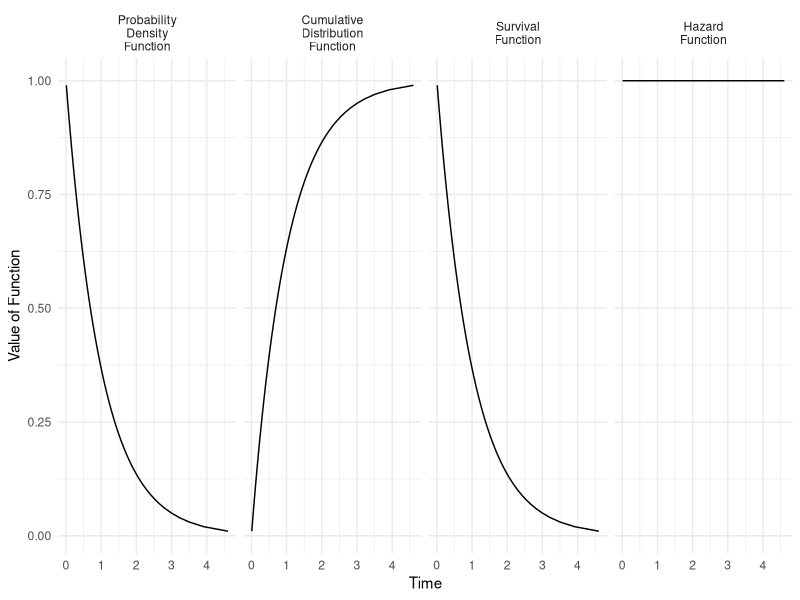

This figure's R source: (Note: this script raises an error after producing the figure.)
## ---- chunk 1
library(tidyverse)
## ---- chunk 2

tibble(p = seq(.01,.99,.01)) |>
  mutate(
    y = qexp(p),
    `Probability\nDensity\nFunction` = dexp(y),
    `Cumulative\nDistribution\nFunction` = pexp(y),
    `Survival\nFunction` = 1 - pexp(y),
    `Hazard\nFunction` = 1
  ) |>
  pivot_longer(cols = -c(1:2)) |>
  mutate(name = fct_relevel(factor(name), c("Probability\nDensity\nFunction","Cumulative\nDistribution\nFunction","Survival\nFunction","Hazard\nFunction"))) |>
  ggplot(aes(x = y, y = value)) +
  geom_line() +
  facet_wrap(~name, nrow = 1) +
  ylab("Value of Function") +
  xlab("Time") +
  theme_minimal()
## ---- chunk 3
simulated <- tibble(id = 1:1000) |>
  mutate(
    # Exponential draws
    t = rexp(n()),
    # Trial cuts off at time 3
    c = t > 3,
    # Observed y is truncated at 3
    t_tilde = ifelse(t > 3, 3, t)
  )
## ---- chunk 4
log_likelihood <- function(log_lambda, data) {
  data |>
    mutate(
      likelihood_i = case_when(
        c == 0 ~ dexp(t_tilde, rate = exp(log_lambda)),
        c == 1 ~ pexp(t_tilde, rate = exp(log_lambda), lower.tail = FALSE)
      )
    ) |>
    summarize(
      log_likelihood = sum(log(likelihood_i))
    ) |>
    pull(log_likelihood)
}
## ---- chunk 5
optimize.out <- optimize(
  log_likelihood,  # function to optimize
  lower = -1,      # lower limit of log_lambda candidates
  upper = 1,       # upper limit of log_lambda candidates
  maximum = TRUE,  # search for maximum
  tol = .01,       # get within tol of truth
  data = simulated # other argument to log_likelihood
)
## ---- chunk 6
log_lambda_hat <- optimize.out$maximum
lambda_hat <- exp(log_lambda_hat) |> print()
## ---- chunk 7
simulated <- tibble(id = 1:1000) |>
  mutate(
    x1 = rnorm(n()),
    x2 = rnorm(n()),
    lambda = exp(-1 + .5 * x1 + .5 * x2),
    t = rexp(n(), rate = lambda),
    # Create censoring at time 3
    c = t > 3,
    t_tilde = ifelse(t > 3, 3, t)
  ) |>
  select(x1, x2, c, t_tilde)
## ---- chunk 8
log_likelihood <- function(parameters, data, formula) {
  
  # Parameters are coefficients
  beta <- parameters
  
  # Get the X matrix
  X <- model.matrix(formula, data = data)
  
  # Calculate lambda values at that parameter vector
  lambda <- exp(X %*% beta)
  
  # Calculate the likelihood
  data |>
    # Create a column with the lambda values for each case
    mutate(lambda = lambda) |>
    summarize(
      # Use the formula from above, translated to code
      log_likelihood = sum(
        (1 - c) * log(dexp(t_tilde, rate = lambda)) + 
          c * log(1 - pexp(t_tilde, rate = lambda))
      )
    ) |>
    # Pull the log likelihood value to return
    pull(log_likelihood)
}
## ---- chunk 9
optim.out <- optim(
  par = c(0,0,0),                # initial parameter values
  fn = log_likelihood,           # function to optimize
  control = list(fnscale = -1),  # find max instead of min
  hessian = TRUE,                # also return the Hessian
  data = simulated,              # passed to log_likelihood
  formula = formula(t_tilde ~ x1 + x2) # passed to log_likelihood
)
## ---- chunk 10
beta_hat <- optim.out$par |> print()
## ---- chunk 11
hessian <- optim.out$hessian
## ---- chunk 12
beta_hat_vcov <- -solve(hessian)
## ---- chunk 13
tibble(
  variable = c("Intercept","x1","x2"),
  beta = beta_hat,
  se = sqrt(diag(beta_hat_vcov))
)
## ---- chunk 14
library(survival)
canned_fit <- survreg(
  Surv(time = t_tilde, event = 1 - c) ~ x1 + x2,
  data = simulated,
  dist = "exponential"
)
summary(canned_fit)
## ---- chunk 15
to_predict <- tibble(x1 = 0, x2 = 1)
## ---- chunk 16
X_new <- model.matrix(~ x1 + x2, data = to_predict)
## ---- chunk 17
lambda_hat <- exp(X_new %*% beta_hat) |> print()
## ---- chunk 18
survival_hat <- pexp(2, rate = lambda_hat, lower.tail = FALSE)
## ---- chunk 19
beta_star <- mvtnorm::rmvnorm(n = 1000, mean = beta_hat, sigma = beta_hat_vcov)
## ---- chunk 20
lambda_star <- exp(X_new %*% t(beta_star))
## ---- chunk 21
survival_star <- pexp(2, rate = lambda_star, lower.tail = FALSE)
## ---- chunk 22
se_survial_hat <- sd(survival_star)
## ---- chunk 23
canned_linear_prediction <- predict(
  canned_fit, 
  type = "linear", 
  newdata = to_predict
)
## ---- chunk 24
canned_lambda_hat <- 1 / exp(canned_linear_prediction)
## ---- chunk 25
cbind(
  diy = lambda_hat[1,1],
  canned = canned_lambda_hat
)
## ---- chunk 26
heart_recipients <- tibble(survival::jasa) |> 
  # Keep those who received a transplant
  filter(!is.na(tx.date)) |>
  # Remove if died on the day of transplant
  filter(tx.date != fu.date) |>
  # Construct variables we will use
  mutate(
    # Age at transplant is difference between treatment date and birth date
    age = as.numeric(difftime(tx.date, birth.dt, units = "days")) / 365.25,
    # Time is difference between follow-up date and treatment date
    t = as.numeric(difftime(fu.date, tx.date, units = "days")) / 365.25,
    # Censoring is defined by follow-up status
    c = fustat == 0
  ) |>
  select(age, c, t) |>
  print(n = 3)
## ---- chunk 27
write_csv(heart_recipients, file = "assets/heart_recipients.csv")
